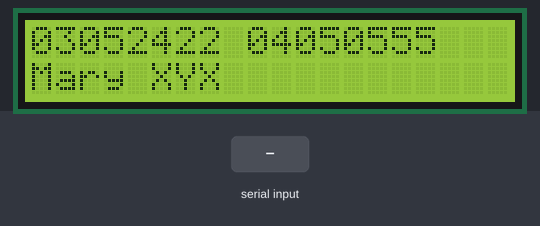
Simulated run of this sketch. Board: Arduino Uno, built with avr-gcc and run on an emulated ATmega328P. Shown: 20×2 character LCD. The inputs (shaded band) are chosen by the test bench. What the sketch prints to the serial monitor is not drawn.

Above: at 1.2 s.
1.3 s: "1\n" received over Serial
At 2.1 s:
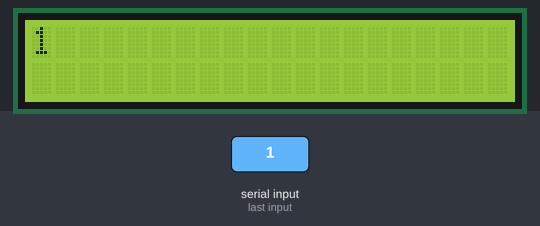
2.8 s: byte 13 ('\r') received over Serial
At 3.2 s:
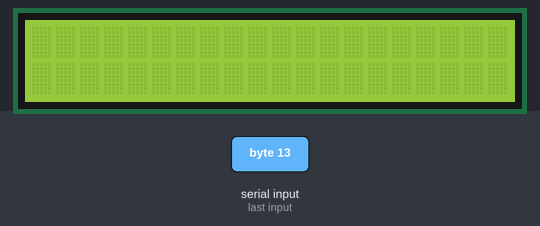
4.3 s: "0\n" received over Serial
At 5.6 s:
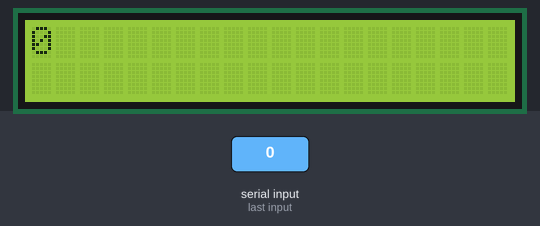
Timing chart, 0 to 7.3 s (numbered marks = the images above; inputs shaded):
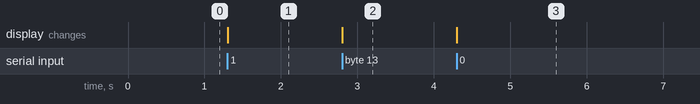

The sketch:

lab07.ino
```cpp
#include <LiquidCrystal.h>


#include <LiquidCrystal.h> // include the library code
LiquidCrystal lcd(12, 11, 5, 4, 3, 2); // initialize interface pins
char ch;

void setup() {
lcd.begin(20, 2); // set up the LCD's number of columns and rows: Print a message to the LCD.

lcd.print("03052422 04050555");
lcd.setCursor(0, 1);
lcd.print("Mary XYX"); // print the number of secondssince reset:
Serial.begin(9600);
}

void loop() {
// set the cursor to column 0, line 1
// (note: line 1 is the second row, since countingbegins with 0):

if(Serial.available()){
 lcd.clear();

  while(Serial.available())
  {
  ch=Serial.read();
  if(ch=='\r')
  {
    Serial.println();
    break;
  }
  if(ch>0)
  {
  Serial.print(ch);
  lcd.print(ch);
  }
  }

}
}
```

Measured:
- after the input at 1.3 s, the display: changes at once (image 1)
- after the input at 2.8 s, the display: changes at once (image 2)
- after the input at 4.3 s, the display: changes at once (image 3)
